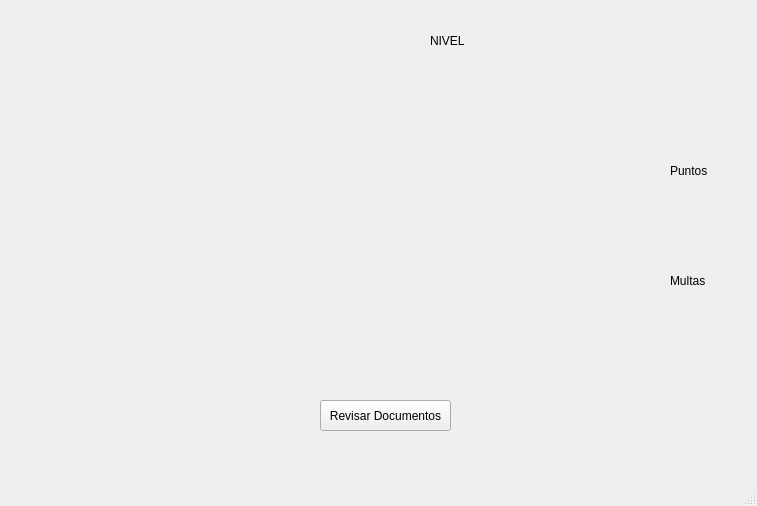
<?xml version="1.0" encoding="UTF-8"?>
<ui version="4.0">
 <class>MainWindow</class>
 <widget class="QMainWindow" name="MainWindow">
  <property name="geometry">
   <rect>
    <x>0</x>
    <y>0</y>
    <width>757</width>
    <height>506</height>
   </rect>
  </property>
  <property name="windowTitle">
   <string>MainWindow</string>
  </property>
  <widget class="QWidget" name="centralwidget">
   <property name="styleSheet">
    <string notr="true">QWidget#centralwidget {
    background-image: url(:/imagenes/Imagenes/Fondo.png);
    background-repeat: no-repeat;
    background-position: center;
    background-size: cover;
}</string>
   </property>
   <widget class="QLabel" name="labelCantPuntos">
    <property name="geometry">
     <rect>
      <x>670</x>
      <y>150</y>
      <width>81</width>
      <height>41</height>
     </rect>
    </property>
    <property name="styleSheet">
     <string notr="true">font: 700 20pt &quot;Segoe UI&quot;;</string>
    </property>
    <property name="text">
     <string>Puntos</string>
    </property>
   </widget>
   <widget class="QLabel" name="labelMultasTt">
    <property name="geometry">
     <rect>
      <x>670</x>
      <y>260</y>
      <width>81</width>
      <height>41</height>
     </rect>
    </property>
    <property name="styleSheet">
     <string notr="true">font: 700 20pt &quot;Segoe UI&quot;;</string>
    </property>
    <property name="text">
     <string>Multas</string>
    </property>
   </widget>
   <widget class="QLabel" name="labelNivel">
    <property name="geometry">
     <rect>
      <x>430</x>
      <y>20</y>
      <width>61</width>
      <height>41</height>
     </rect>
    </property>
    <property name="styleSheet">
     <string notr="true">font: 700 20pt &quot;Segoe UI&quot;;</string>
    </property>
    <property name="text">
     <string>NIVEL</string>
    </property>
   </widget>
   <widget class="QPushButton" name="pushButtonDenegar">
    <property name="geometry">
     <rect>
      <x>490</x>
      <y>130</y>
      <width>80</width>
      <height>24</height>
     </rect>
    </property>
    <property name="styleSheet">
     <string notr="true">QPushButton { background-color: rgba(255, 255, 255, 0); border: none; }</string>
    </property>
    <property name="text">
     <string/>
    </property>
   </widget>
   <widget class="QPushButton" name="pushButtonAceptar">
    <property name="geometry">
     <rect>
      <x>390</x>
      <y>130</y>
      <width>81</width>
      <height>31</height>
     </rect>
    </property>
    <property name="styleSheet">
     <string notr="true">QPushButton { background-color: rgba(255, 255, 255, 0); border: none; }</string>
    </property>
    <property name="text">
     <string/>
    </property>
   </widget>
   <widget class="QPushButton" name="pushButtonDatos">
    <property name="geometry">
     <rect>
      <x>320</x>
      <y>400</y>
      <width>131</width>
      <height>31</height>
     </rect>
    </property>
    <property name="text">
     <string>Revisar Documentos</string>
    </property>
   </widget>
   <widget class="QPushButton" name="pushButton">
    <property name="geometry">
     <rect>
      <x>0</x>
      <y>420</y>
      <width>111</width>
      <height>31</height>
     </rect>
    </property>
    <property name="styleSheet">
     <string notr="true">QPushButton { background-color: rgba(255, 255, 255, 0); border: none; }
</string>
    </property>
    <property name="text">
     <string> </string>
    </property>
   </widget>
  </widget>
  <widget class="QMenuBar" name="menubar">
   <property name="geometry">
    <rect>
     <x>0</x>
     <y>0</y>
     <width>757</width>
     <height>22</height>
    </rect>
   </property>
  </widget>
  <widget class="QStatusBar" name="statusbar"/>
 </widget>
 <resources/>
 <connections/>
</ui>
